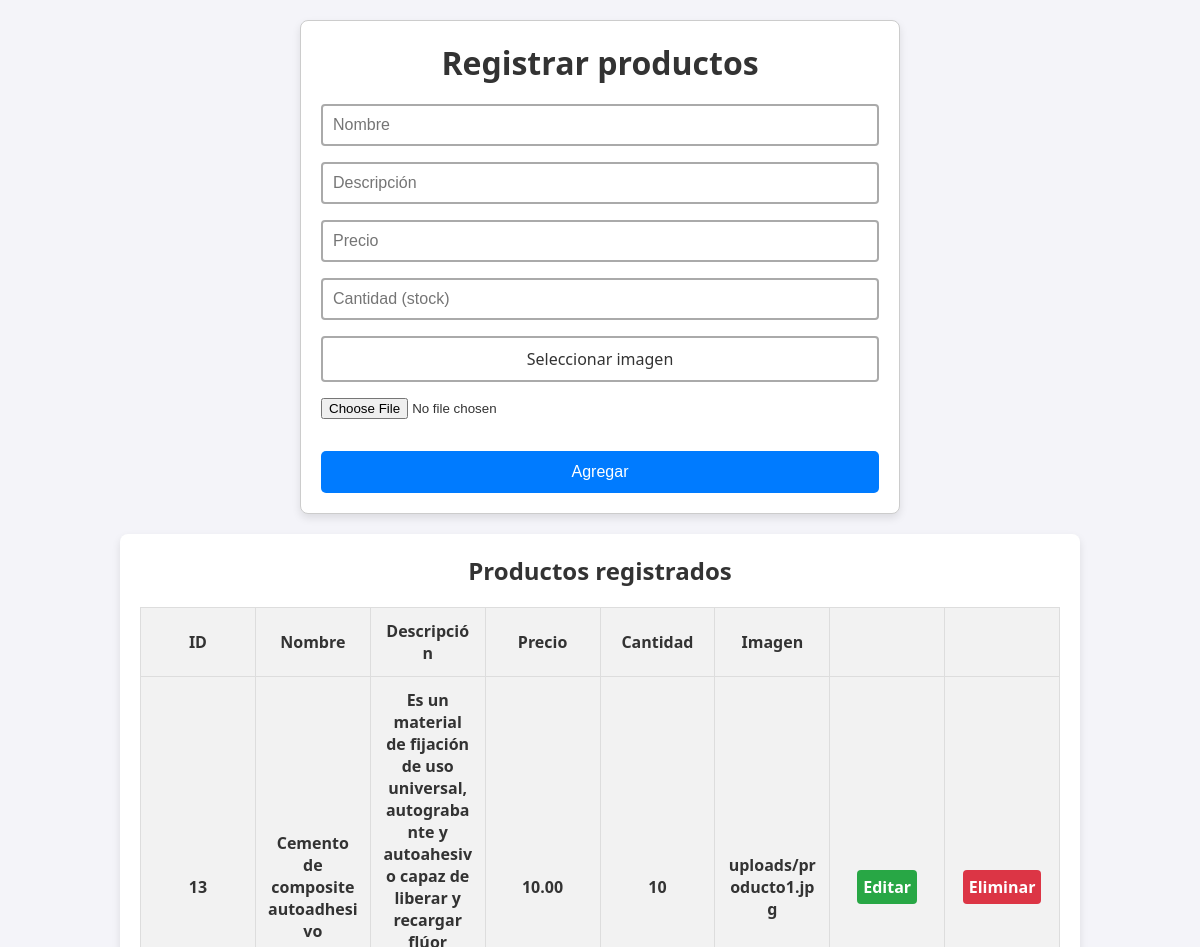
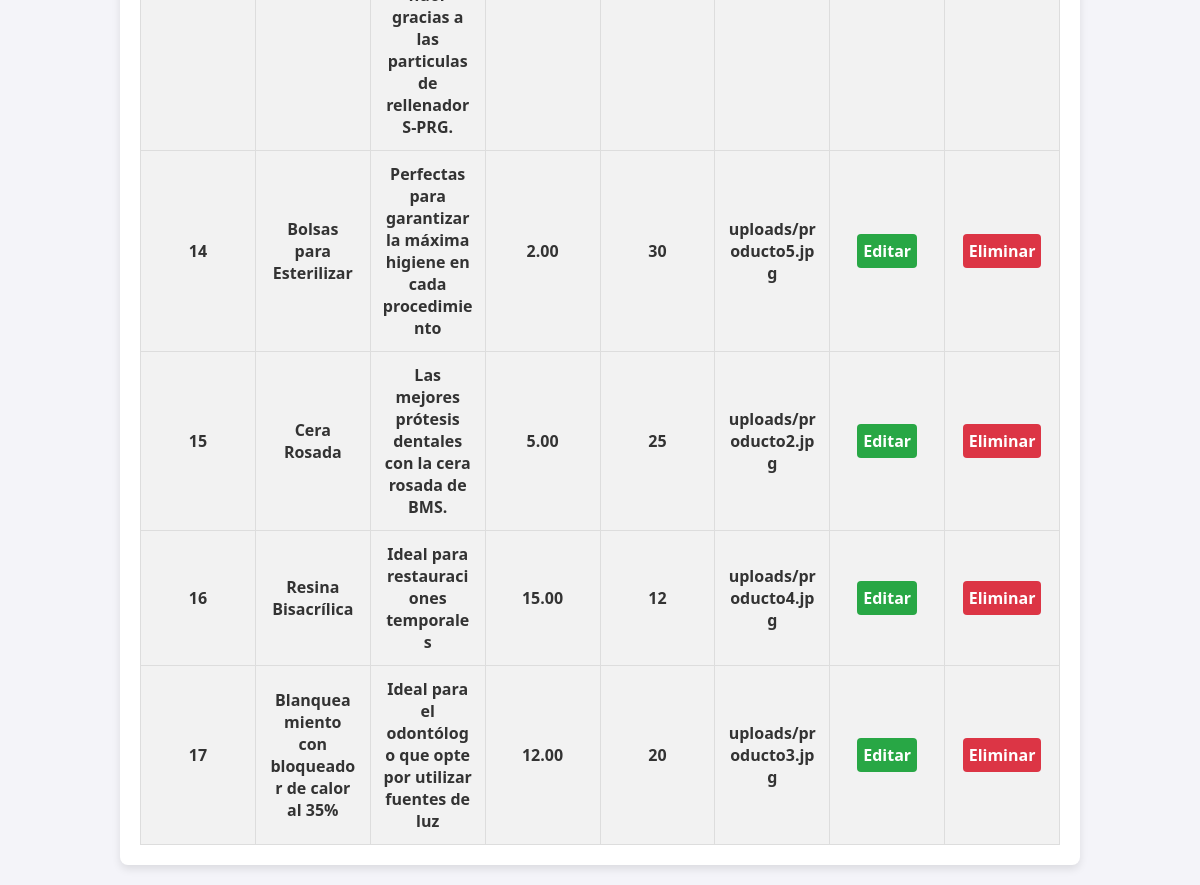
The page / on the database its author committed (2 pictures, top to bottom).
### tables this page shows
CREATE TABLE `productos` (
  `id` int(11) NOT NULL,
  `name` varchar(50) NOT NULL,
  `description` text NOT NULL,
  `price` decimal(10,2) NOT NULL,
  `quantity` int(11) NOT NULL,
  `image` varchar(255) NOT NULL
);

### index.php (the view, shortened to what this page needs)
<?php
$con = connection();
$sql = "SELECT * FROM productos";
$query = mysqli_query($con, $sql);
?>
<!DOCTYPE html>
<html lang="en">
<head>
    <link href="CSS/style.css" rel="stylesheet">
</head>
<body>
    <div class="products-form">
        <h1>Registrar productos</h1>
        <form action="insert_product.php" method="POST" enctype="multipart/form-data" onsubmit="return validateForm()">
            <input type="text" name="name" placeholder="Nombre" required>
            <input type="text" name="description" placeholder="Descripción" required>
            <input type="number" name="price" placeholder="Precio" required min="0" step="0.01">
            <input type="number" name="quantity" placeholder="Cantidad (stock)" required min="0">
            <label for="image" class="custom-file-upload">
                Seleccionar imagen
            </label>
            <input type="file" id="image" name="image" accept="image/*" required>
            <input type="submit" value="Agregar">
        </form>
    </div>
    <div class="products-table">
        <h2>Productos registrados</h2>
        <table>
            <thead>
                <tr>
                    <th>ID</th>
                    <th>Nombre</th>
                    <th>Descripción</th>
                    <th>Precio</th>
                    <th>Cantidad</th>
                    <th>Imagen</th>
                    <th></th>
                    <th></th>
                </tr>
            </thead>
            <tbody>
                <?php while ($row = mysqli_fetch_array($query)): ?>
                    <tr>
                        <th><?= $row['id'] ?></th>
                        <th><?= $row['name'] ?></th>
                        <th><?= $row['description'] ?></th>
                        <th><?= $row['price'] ?></th>
                        <th><?= $row['quantity'] ?></th>
                        <th><?= $row['image'] ?></th>
                        <th><a href="update.php?id=<?= $row['id'] ?>" class="products-table--edit">Editar</a></th>
                        <th><a href="delete_product.php?id=<?= $row['id'] ?>" class="products-table--delete">Eliminar</a></th>
                    </tr>
                <?php endwhile; ?>
            </tbody>
        </table>
    </div>
</body>
</html>

### CSS/style.css (style rules this page uses)
* { box-sizing: border-box; margin: 0; padding: 0; }
html { font-family: 'Segoe UI', sans-serif; text-align: center; background-color: #f4f4f9; color: #333; }
a { text-decoration: none; }
.products-form { margin: 20px auto; width: 50%; padding: 20px; border: 1px solid #ccc; border-radius: 8px; background-color: #fff; box-shadow: 0 4px 8px rgba(0, 0, 0, 0.1); }
.products-form h1 { margin-bottom: 20px; color: #333; }
.products-form form { display: flex; flex-direction: column; gap: 16px; }
.products-form form input[type=text], .products-form form input[type=number] { padding: 10px; border: 2px solid #aaa; border-radius: 4px; outline: none; transition: .3s; font-size: 1em; }
.products-form form input[type=submit] { border: none; padding: 12px 50px; text-decoration: none; transition-duration: 0.4s; cursor: pointer; border-radius: 5px; background-color: #007bff; color: white; font-size: 1em; }
.products-table { margin: 20px auto; width: 80%; background-color: #fff; border-radius: 8px; box-shadow: 0 4px 8px rgba(0, 0, 0, 0.1); padding: 20px; }
.products-table h2 { margin-bottom: 20px; color: #333; }
.products-table table { border: 1px solid #ccc; border-collapse: collapse; width: 100%; table-layout: fixed; }
.products-table table th, .products-table table td { padding: 12px; text-align: center; border: 1px solid #ddd; word-wrap: break-word; }
.products-table table th { background-color: #f2f2f2; font-size: 1em; max-height: 200px; overflow-y: auto; }
.products-table--edit { background: #28a745; padding: 6px; color: #fff; text-align: center; font-weight: bold; border-radius: 4px; transition: background-color 0.3s; }
.products-table--delete { background: #dc3545; padding: 6px; color: #fff; text-align: center; font-weight: bold; border-radius: 4px; transition: background-color 0.3s; }
.custom-file-upload { border: 2px solid #aaa; border-radius: 4px; display: inline-block; padding: 10px 20px; cursor: pointer; transition: .3s; font-size: 1em; background-color: #fff; color: #333; }

### rows shown on the page
productos: id "13", name "Cemento de composite autoadhesivo", description "Es un material de fijación de uso universal, autograbante y autoahesivo capaz de liberar y recargar flúor gracias a las particulas de rellenador S-PRG.", price "10.00", quantity "10", image "uploads/producto1.jpg"
productos: id "14", name "Bolsas para Esterilizar", description "Perfectas para garantizar la máxima higiene en cada procedimiento", price "2.00", quantity "30", image "uploads/producto5.jpg"
productos: id "15", name "Cera Rosada", description "Las mejores prótesis dentales con la cera rosada de BMS.", price "5.00", quantity "25", image "uploads/producto2.jpg"
productos: id "16", name "Resina Bisacrílica", description "Ideal para restauraciones temporales", price "15.00", quantity "12", image "uploads/producto4.jpg"
productos: id "17", name "Blanqueamiento con bloqueador de calor al 35%", description "Ideal para el odontólogo que opte por utilizar fuentes de luz", price "12.00", quantity "20", image "uploads/producto3.jpg"
